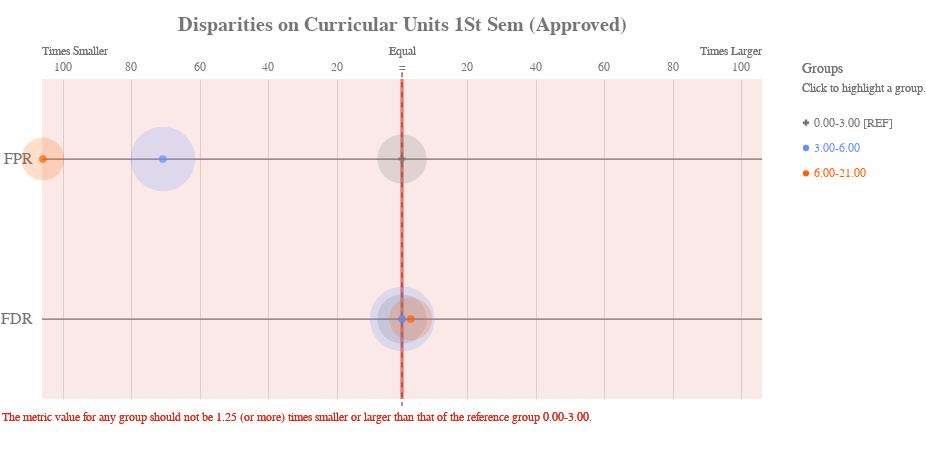

The code cell stored with this chart in its notebook:
### Code cell
ap.disparity(bdf, metrics, 'Curricular units 1st sem (approved)', fairness_threshold = disparity_tolerance)

### Figure 1 — Vega-Lite specification as saved in the notebook (floating-point values rounded to 4 significant figures)
{"config": {"view": {"continuousWidth": 400, "continuousHeight": 300, "strokeWidth": 0}, "axisLeft": {"labelColor": "rgb(117,117,117)", "labelFont": "Arial", "labelFontSize": 16}, "title": {"align": "center", "baseline": "middle", "color": "rgb(117,117,117)", "font": "Arial", "fontSize": 20, "fontWeight": "bold"}}, "layer": [{"data": {"name": "data-3ff8cd75aad28ad13555cacc5b7cc077"}, "mark": {"type": "rule", "stroke": "rgb(117,117,117)", "strokeWidth": 1.25, "tooltip": ""}, "encoding": {"x": {"type": "quantitative", "field": "x", "scale": {"domain": [-105, 105], "range": [40.0, 760.0]}}, "x2": {"field": "x2"}, "y": {"type": "nominal", "axis": {"domain": false, "labelAngle": 0, "labelPadding": -30, "orient": "left", "ticks": false, "title": ""}, "field": "metric", "scale": {"domain": ["FPR", "FDR"], "range": [40.0, 360.0]}}}}, {"data": {"name": "data-79dd248bdaa0ea02c535240e8ad022c8"}, "mark": {"type": "rule", "stroke": "rgb(117,117,117)", "strokeDash": [5, 5], "strokeWidth": 1}, "encoding": {"tooltip": {"value": "0.00-3.00 [REF]"}, "x": {"value": 400.0}, "y": {"value": 33.33}, "y2": {"value": 366.7}}}, {"data": {"name": "data-1e6da273cb5c7d5390f8fc1efb80b028"}, "mark": {"type": "text", "align": "center", "color": "rgb(117,117,117)", "font": "Arial", "fontSize": 12, "fontWeight": "normal", "tooltip": ""}, "encoding": {"text": {"type": "nominal", "field": "label"}, "x": {"type": "quantitative", "field": "value", "scale": {"domain": [-105, 105], "range": [40.0, 760.0]}}, "y": {"value": 28.0}}}, {"layer": [{"mark": {"type": "text", "align": "left", "fill": "rgb(117,117,117)", "font": "Arial", "fontSize": 12, "fontWeight": "normal", "tooltip": ""}, "encoding": {"text": {"value": "Times Smaller"}, "x": {"value": 40.0}, "y": {"value": 12.0}}}, {"mark": {"type": "text", "align": "right", "fill": "rgb(117,117,117)", "font": "Arial", "fontSize": 12, "fontWeight": "normal", "tooltip": ""}, "encoding": {"text": {"value": "Times Larger"}, "x": {"value": 760.0}, "y": {"value": 12.0}}}, {"mark": {"type": "text", "align": "center", "fill": "rgb(117,117,117)", "font": "Arial", "fontSize": 12, "fontWeight": "normal", "tooltip": ""}, "encoding": {"text": {"value": "Equal"}, "x": {"value": 400.0}, "y": {"value": 12.0}}}], "data": {"name": "data-79dd248bdaa0ea02c535240e8ad022c8"}}, {"layer": [{"mark": {"type": "rule", "opacity": 0.8, "stroke": "rgb(217, 46, 28)", "strokeWidth": 1.25, "tooltip": ""}, "encoding": {"x": {"type": "quantitative", "field": "min", "scale": {"domain": [-105, 105], "range": [40.0, 760.0]}}, "y": {"value": 40.0}, "y2": {"value": 360.0}}}, {"mark": {"type": "rule", "opacity": 0.8, "stroke": "rgb(217, 46, 28)", "strokeWidth": 1.25, "tooltip": ""}, "encoding": {"x": {"type": "quantitative", "field": "max", "scale": {"domain": [-105, 105], "range": [40.0, 760.0]}}, "y": {"value": 40.0}, "y2": {"value": 360.0}}}, {"layer": [{"mark": {"type": "rect", "fill": "rgb(217, 46, 28)", "opacity": 0.1, "tooltip": ""}, "encoding": {"x": {"type": "quantitative", "field": "min", "scale": {"domain": [-105, 105], "range": [40.0, 760.0]}}, "x2": {"field": "lower_end"}, "y": {"value": 40.0}, "y2": {"value": 360.0}}}, {"mark": {"type": "rect", "fill": "rgb(217, 46, 28)", "opacity": 0.1, "tooltip": ""}, "encoding": {"x": {"type": "quantitative", "field": "max", "scale": {"domain": [-105, 105], "range": [40.0, 760.0]}}, "x2": {"field": "upper_end"}, "y": {"value": 40.0}, "y2": {"value": 360.0}}}]}, {"data": {"name": "data-79dd248bdaa0ea02c535240e8ad022c8"}, "mark": {"type": "text", "align": "left", "baseline": "top", "fill": "rgb(217, 46, 28)", "font": "Arial", "fontSize": 12, "fontWeight": "normal", "tooltip": ""}, "encoding": {"text": {"value": "The metric value for any group should not be 1.25 (or more) times smaller or larger than that of the reference group 0.00-3.00."}, "x": {"value": 0}, "y": {"value": 373.3}}}], "data": {"name": "data-68f1bdff5ffb78b9d6b522f3d09706ee"}}, {"layer": [{"mark": "circle"}, {"data": {"name": "data-7d80da7686a73994715ab86fa4005c67"}, "mark": {"type": "circle", "opacity": 0.2}, "encoding": {"color": {"condition": {"type": "nominal", "field": "attribute_value", "legend": null, "scale": {"domain": ["0.00-3.00", "3.00-6.00", "6.00-21.00"], "range": ["rgb(117,117,117)", "rgb(100, 143, 255)", "rgb(254, 97, 0)", "rgb(220, 38, 127)", "rgb(255, 176, 0)", "rgb(120, 94, 240)"]}, "selection": "selector021"}, "value": "rgb(224,224,224)"}, "size": {"type": "quantitative", "field": "group_size", "legend": null, "scale": {"domain": [0, 430.8], "range": [0, 5027.0]}}, "tooltip": [{"type": "nominal", "field": "attribute_value", "title": "Group"}, {"type": "nominal", "field": "tooltip_group_size", "title": "Group Size"}, {"type": "nominal", "field": "tooltip_disparity_explanation_fpr", "title": "Disparity"}, {"type": "quantitative", "field": "fpr", "format": ".2f", "title": "FPR"}], "x": {"type": "quantitative", "axis": {"domain": false, "labels": false, "ticks": false, "title": null, "values": [19, 39, 59, 79, 99, -99, -79, -59, -39, -19]}, "field": "fpr_disparity_scaled", "scale": {"domain": [-105, 105], "range": [40.0, 760.0]}}, "y": {"type": "nominal", "axis": {"domain": false, "grid": false, "labels": false, "ticks": false, "title": " "}, "field": "metric_variable", "scale": {"domain": ["FPR", "FDR"], "range": [40.0, 360.0]}}}, "selection": {"selector023": {"type": "multi", "empty": "all", "fields": ["attribute_value"]}}, "transform": [{"calculate": "'FPR'", "as": "metric_variable"}]}, {"data": {"name": "data-7d80da7686a73994715ab86fa4005c67"}, "mark": {"type": "circle", "opacity": 0.2}, "encoding": {"color": {"condition": {"type": "nominal", "field": "attribute_value", "legend": null, "scale": {"domain": ["0.00-3.00", "3.00-6.00", "6.00-21.00"], "range": ["rgb(117,117,117)", "rgb(100, 143, 255)", "rgb(254, 97, 0)", "rgb(220, 38, 127)", "rgb(255, 176, 0)", "rgb(120, 94, 240)"]}, "selection": "selector021"}, "value": "rgb(224,224,224)"}, "size": {"type": "quantitative", "field": "group_size", "legend": null, "scale": {"domain": [0, 430.8], "range": [0, 5027.0]}}, "tooltip": [{"type": "nominal", "field": "attribute_value", "title": "Group"}, {"type": "nominal", "field": "tooltip_group_size", "title": "Group Size"}, {"type": "nominal", "field": "tooltip_disparity_explanation_fdr", "title": "Disparity"}, {"type": "quantitative", "field": "fdr", "format": ".2f", "title": "FDR"}], "x": {"type": "quantitative", "axis": {"domain": false, "labels": false, "ticks": false, "title": null, "values": [19, 39, 59, 79, 99, -99, -79, -59, -39, -19]}, "field": "fdr_disparity_scaled", "scale": {"domain": [-105, 105], "range": [40.0, 760.0]}}, "y": {"type": "nominal", "axis": {"domain": false, "grid": false, "labels": false, "ticks": false, "title": " "}, "field": "metric_variable", "scale": {"domain": ["FPR", "FDR"], "range": [40.0, 360.0]}}}, "selection": {"selector025": {"type": "multi", "empty": "all", "fields": ["attribute_value"]}}, "transform": [{"calculate": "'FDR'", "as": "metric_variable"}]}, {"layer": [{"mark": "point"}, {"data": {"name": "data-7d80da7686a73994715ab86fa4005c67"}, "mark": {"type": "point", "filled": true, "size": 60}, "encoding": {"color": {"condition": {"type": "nominal", "field": "attribute_value", "legend": null, "scale": {"domain": ["0.00-3.00", "3.00-6.00", "6.00-21.00"], "range": ["rgb(117,117,117)", "rgb(100, 143, 255)", "rgb(254, 97, 0)", "rgb(220, 38, 127)", "rgb(255, 176, 0)", "rgb(120, 94, 240)"]}, "selection": "selector021"}, "value": "rgb(224,224,224)"}, "shape": {"type": "nominal", "field": "attribute_value", "legend": null, "scale": {"domain": ["0.00-3.00", "3.00-6.00", "6.00-21.00"], "range": ["cross", "circle", "circle"]}}, "tooltip": [{"type": "nominal", "field": "attribute_value", "title": "Group"}, {"type": "nominal", "field": "tooltip_group_size", "title": "Group Size"}, {"type": "nominal", "field": "tooltip_disparity_explanation_fpr", "title": "Disparity"}, {"type": "quantitative", "field": "fpr", "format": ".2f", "title": "FPR"}], "x": {"type": "quantitative", "axis": {"domain": false, "labels": false, "ticks": false, "title": null, "values": [19, 39, 59, 79, 99, -99, -79, -59, -39, -19]}, "field": "fpr_disparity_scaled", "scale": {"domain": [-105, 105], "range": [40.0, 760.0]}}, "y": {"type": "nominal", "axis": {"domain": false, "grid": false, "labels": false, "ticks": false, "title": " "}, "field": "metric_variable", "scale": {"domain": ["FPR", "FDR"], "range": [40.0, 360.0]}}}, "selection": {"selector022": {"type": "multi", "empty": "all", "fields": ["attribute_value"]}}, "transform": [{"calculate": "'FPR'", "as": "metric_variable"}]}, {"data": {"name": "data-7d80da7686a73994715ab86fa4005c67"}, "mark": {"type": "point", "filled": true, "size": 60}, "encoding": {"color": {"condition": {"type": "nominal", "field": "attribute_value", "legend": null, "scale": {"domain": ["0.00-3.00", "3.00-6.00", "6.00-21.00"], "range": ["rgb(117,117,117)", "rgb(100, 143, 255)", "rgb(254, 97, 0)", "rgb(220, 38, 127)", "rgb(255, 176, 0)", "rgb(120, 94, 240)"]}, "selection": "selector021"}, "value": "rgb(224,224,224)"}, "shape": {"type": "nominal", "field": "attribute_value", "legend": null, "scale": {"domain": ["0.00-3.00", "3.00-6.00", "6.00-21.00"], "range": ["cross", "circle", "circle"]}}, "tooltip": [{"type": "nominal", "field": "attribute_value", "title": "Group"}, {"type": "nominal", "field": "tooltip_group_size", "title": "Group Size"}, {"type": "nominal", "field": "tooltip_disparity_explanation_fdr", "title": "Disparity"}, {"type": "quantitative", "field": "fdr", "format": ".2f", "title": "FDR"}], "x": {"type": "quantitative", "axis": {"domain": false, "labels": false, "ticks": false, "title": null, "values": [19, 39, 59, 79, 99, -99, -79, -59, -39, -19]}, "field": "fdr_disparity_scaled", "scale": {"domain": [-105, 105], "range": [40.0, 760.0]}}, "y": {"type": "nominal", "axis": {"domain": false, "grid": false, "labels": false, "ticks": false, "title": " "}, "field": "metric_variable", "scale": {"domain": ["FPR", "FDR"], "range": [40.0, 360.0]}}}, "selection": {"selector024": {"type": "multi", "empty": "all", "fields": ["attribute_value"]}}, "transform": [{"calculate": "'FDR'", "as": "metric_variable"}]}]}]}, {"layer": [{"mark": {"type": "point", "filled": true, "opacity": 1, "size": 39.48}, "encoding": {"color": {"condition": {"type": "nominal", "field": "attribute_value", "legend": null, "scale": {"domain": ["0.00-3.00", "3.00-6.00", "6.00-21.00"], "range": ["rgb(117,117,117)", "rgb(100, 143, 255)", "rgb(254, 97, 0)", "rgb(220, 38, 127)", "rgb(255, 176, 0)", "rgb(120, 94, 240)"]}, "selection": "selector021"}, "value": "rgb(224,224,224)"}, "shape": {"type": "nominal", "field": "attribute_value", "legend": null, "scale": {"domain": ["0.00-3.00", "3.00-6.00", "6.00-21.00"], "range": ["cross", "circle", "circle"]}}, "x": {"value": 804}, "y": {"type": "nominal", "axis": {"domain": false, "grid": false, "labels": false, "ticks": false, "title": " "}, "field": "attribute_value", "scale": {"domain": ["0.00-3.00", "3.00-6.00", "6.00-21.00"], "range": [71, 147]}}}, "selection": {"selector021": {"type": "multi", "empty": "all", "fields": ["attribute_value"]}}}, {"mark": {"type": "text", "align": "left", "baseline": "middle", "font": "Arial", "fontSize": 12, "fontWeight": "normal"}, "encoding": {"color": {"condition": {"type": "nominal", "field": "attribute_value", "legend": null, "scale": {"domain": ["0.00-3.00", "3.00-6.00", "6.00-21.00"], "range": ["rgb(117,117,117)", "rgb(100, 143, 255)", "rgb(254, 97, 0)", "rgb(220, 38, 127)", "rgb(255, 176, 0)", "rgb(120, 94, 240)"]}, "selection": "selector021"}, "value": "rgb(224,224,224)"}, "text": {"type": "nominal", "field": "label"}, "x": {"value": 812}, "y": {"type": "nominal", "axis": {"domain": false, "grid": false, "labels": false, "ticks": false, "title": " "}, "field": "attribute_value", "scale": {"domain": ["0.00-3.00", "3.00-6.00", "6.00-21.00"], "range": [71, 147]}}}, "selection": {"selector026": {"type": "multi", "empty": "all", "fields": ["attribute_value"]}}}, {"data": {"name": "data-79dd248bdaa0ea02c535240e8ad022c8"}, "mark": {"type": "text", "align": "left", "baseline": "middle", "color": "rgb(117,117,117)", "font": "Arial", "fontSize": 12, "fontWeight": "normal"}, "encoding": {"text": {"value": "Click to highlight a group."}, "x": {"value": 800}, "y": {"value": 49}}}, {"data": {"name": "data-79dd248bdaa0ea02c535240e8ad022c8"}, "mark": {"type": "text", "align": "left", "baseline": "middle", "color": "rgb(117,117,117)", "font": "Arial", "fontSize": 14, "fontWeight": "normal"}, "encoding": {"text": {"value": "Groups"}, "x": {"value": 800}, "y": {"value": 30}}}], "data": {"name": "data-6afe09a30bfa8d31e7e282ab4ee4d032"}}], "height": 400, "padding": {"top": 15, "bottom": 10}, "resolve": {"scale": {"size": "independent", "y": "independent"}}, "title": "Disparities on Curricular Units 1St Sem (Approved)", "width": 800, "$schema": "https://vega.github.io/schema/vega-lite/v4.8.1.json", "datasets": {"data-3ff8cd75aad28ad13555cacc5b7cc077": [{"metric": "FPR", "x": -105, "x2": 105}, {"metric": "FDR", "x": -105, "x2": 105}], "data-79dd248bdaa0ea02c535240e8ad022c8": [{"a": 1, "b": 0}, {"a": 1, "b": 0}], "data-1e6da273cb5c7d5390f8fc1efb80b028": [{"value": 19, "label": 20}, {"value": 39, "label": 40}, {"value": 59, "label": 60}, {"value": 79, "label": 80}, {"value": 99, "label": 100}, {"value": -99, "label": 100}, {"value": -79, "label": 80}, {"value": -59, "label": 60}, {"value": -39, "label": 40}, {"value": -19, "label": 20}, {"value": 0, "label": "="}], "data-68f1bdff5ffb78b9d6b522f3d09706ee": [{"min": -0.25, "max": 0.25, "lower_end": -105, "upper_end": 105}], "data-7d80da7686a73994715ab86fa4005c67": [{"attribute_name": "Curricular units 1st sem (approved)", "attribute_value": "0.00-3.00", "group_size": 209, "total_entities": 726, "fpr": 0.75, "fdr": 0.09375, "fpr_disparity": 1.0, "fdr_disparity": 1.0, "fpr_disparity_scaled": 0.0, "fdr_disparity_scaled": 0.0, "tooltip_group_size": "209 (28.79%)", "tooltip_disparity_explanation_fpr": "Reference group", "tooltip_disparity_explanation_fdr": "Reference group"}, {"attribute_name": "Curricular units 1st sem (approved)", "attribute_value": "3.00-6.00", "group_size": 359, "total_entities": 726, "fpr": 0.0106, "fdr": 0.1, "fpr_disparity": 0.01413, "fdr_disparity": 1.067, "fpr_disparity_scaled": -69.75, "fdr_disparity_scaled": 0.06667, "tooltip_group_size": "359 (49.45%)", "tooltip_disparity_explanation_fpr": "70.75 times smaller FPR than the reference group", "tooltip_disparity_explanation_fdr": "1.07 times larger FDR than the reference group"}, {"attribute_name": "Curricular units 1st sem (approved)", "attribute_value": "6.00-21.00", "group_size": 158, "total_entities": 726, "fpr": 0.007092, "fdr": 0.3333, "fpr_disparity": 0.009456, "fdr_disparity": 3.556, "fpr_disparity_scaled": -104.8, "fdr_disparity_scaled": 2.556, "tooltip_group_size": "158 (21.76%)", "tooltip_disparity_explanation_fpr": "105.75 times smaller FPR than the reference group", "tooltip_disparity_explanation_fdr": "3.56 times larger FDR than the reference group"}], "data-6afe09a30bfa8d31e7e282ab4ee4d032": [{"attribute_value": "0.00-3.00", "label": "0.00-3.00 [REF]"}, {"attribute_value": "3.00-6.00", "label": "3.00-6.00"}, {"attribute_value": "6.00-21.00", "label": "6.00-21.00"}]}}
